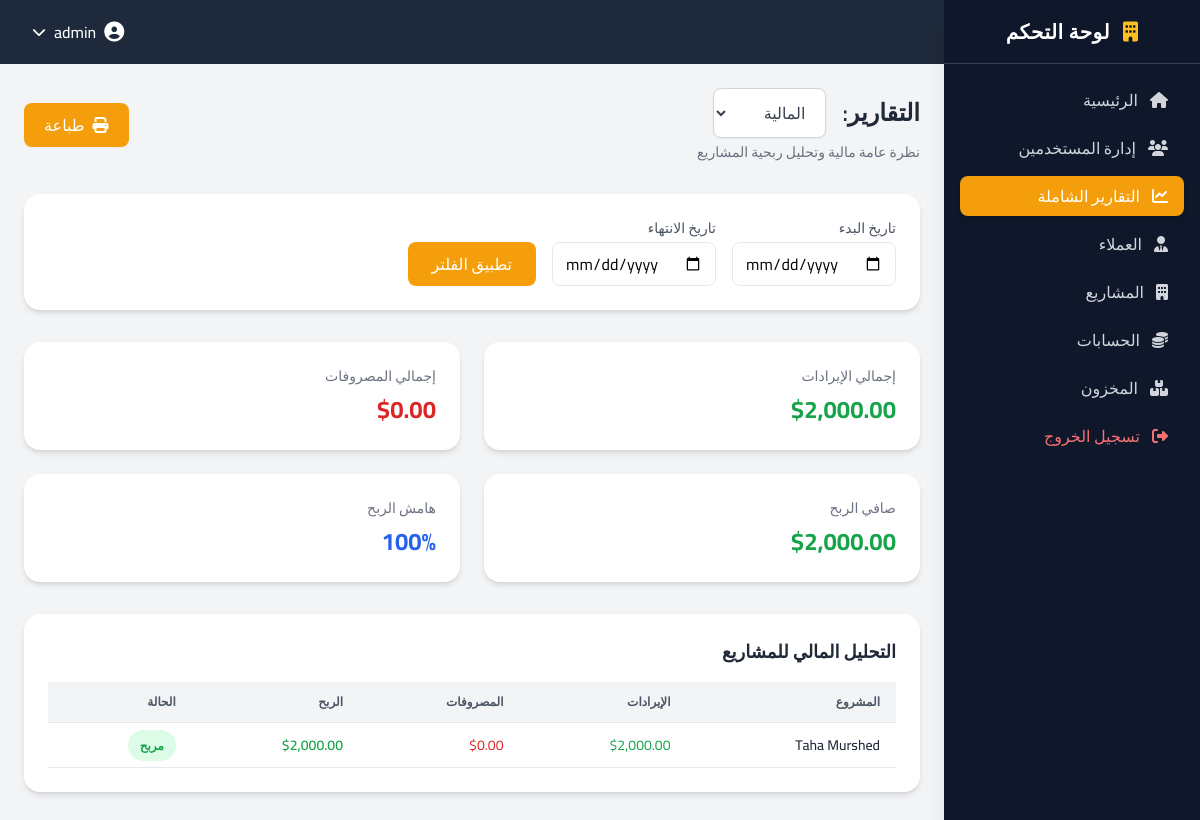
The page /modules/reports/financial_report.php (signed in) on the database its author committed.
### tables this page shows
CREATE TABLE `projects` (
  `id` int NOT NULL,
  `name` varchar(150) NOT NULL,
  `client_id` int NOT NULL,
  `budget` decimal(15,2) DEFAULT '0.00',
  `start_date` date DEFAULT NULL,
  `end_date` date DEFAULT NULL,
  `status` enum('Pending','In Progress','Completed') DEFAULT 'Pending',
  `created_at` timestamp NULL DEFAULT CURRENT_TIMESTAMP
);

### modules/reports/financial_report.php (the view, shortened to what this page needs)
<?php
require_once '../../config/database.php';
$start_date = $_GET['start_date'] ?? '';
$end_date   = $_GET['end_date'] ?? '';
$rev_filter = "";
$exp_filter = "";
$rev_stmt = $conn->prepare("
    SELECT IFNULL(SUM(amount),0) AS total
    FROM revenues
    $rev_filter
");
$rev_stmt->execute();
$total_revenue = $rev_stmt->get_result()->fetch_assoc()['total'];
$exp_stmt = $conn->prepare("
    SELECT IFNULL(SUM(amount),0) AS total
    FROM expenses
    $exp_filter
");
$exp_stmt->execute();
$total_expenses = $exp_stmt->get_result()->fetch_assoc()['total'];
$net_profit = $total_revenue - $total_expenses;
$profit_margin = $total_revenue > 0
    ? ($net_profit / $total_revenue) * 100
    : 0;
$projects = $conn->query("
    SELECT
        p.id,
        p.name,
        IFNULL(SUM(DISTINCT r.amount),0) AS total_revenue,
        IFNULL(SUM(DISTINCT e.amount),0) AS total_expenses
    FROM projects p
    LEFT JOIN revenues r ON p.id = r.project_id
    LEFT JOIN expenses e ON p.id = e.project_id
    GROUP BY p.id
    ORDER BY p.name ASC
");
include '../../includes/header.php';
include '../../includes/sidebar.php';
?>
<div class="lg:mr-64 p-6 min-h-screen bg-gray-100 print:bg-white print:m-0 print:p-0">
    <div class="mb-8 flex flex-col sm:flex-row sm:items-center justify-between gap-4 print:hidden">
        <div>
            <h1 class="text-2xl font-semibold text-gray-800 flex items-center gap-4">
                التقارير:
                <select onchange="window.location.href=this.value" class="text-base border border-gray-300 rounded-lg focus:ring-amber-500 focus:border-amber-500 font-medium text-gray-700 bg-white shadow-sm px-4 py-2 outline-none cursor-pointer">
                    <option value="/construction_system/modules/reports/financial_report.php" selected>المالية</option>
                </select>
            </h1>
            <p class="text-gray-500 text-sm mt-1">
                نظرة عامة مالية وتحليل ربحية المشاريع
            </p>
        </div>
        <button onclick="window.print()" class="print:hidden bg-amber-500 hover:bg-amber-600 text-white px-5 py-2.5 rounded-lg flex items-center gap-2 shadow-sm transition-all duration-200">
            <i class="fa fa-print"></i>
            <span>طباعة</span>
        </button>
    </div>
    <div class="bg-white rounded-2xl shadow-md p-6 mb-8 print:hidden">
        <form method="GET" class="flex flex-col md:flex-row gap-4 items-end">
            <div>
                <label class="block text-sm font-medium text-gray-600 mb-1">
                    تاريخ البدء
                </label>
                <input type="date"
                       name="start_date"
                       value="<?= htmlspecialchars($start_date) ?>"
                       class="border rounded-lg px-3 py-2 focus:ring-2 focus:ring-amber-500">
            </div>
            <div>
                <label class="block text-sm font-medium text-gray-600 mb-1">
                    تاريخ الانتهاء
                </label>
                <input type="date"
                       name="end_date"
                       value="<?= htmlspecialchars($end_date) ?>"
                       class="border rounded-lg px-3 py-2 focus:ring-2 focus:ring-amber-500">
            </div>
            <button type="submit"
                    class="bg-amber-500 hover:bg-amber-600 text-white px-6 py-2.5 rounded-lg">
                تطبيق الفلتر
            </button>
        </form>
    </div>
    <div class="grid grid-cols-1 sm:grid-cols-2 xl:grid-cols-4 gap-6 mb-8 print:grid-cols-4 print:gap-4">
        <div class="bg-white rounded-2xl shadow-md p-6">
            <p class="text-gray-500 text-sm">إجمالي الإيرادات</p>
            <h3 class="text-2xl font-bold text-green-600 mt-2">
                $<?= number_format($total_revenue,2) ?>
            </h3>
        </div>
        <div class="bg-white rounded-2xl shadow-md p-6">
            <p class="text-gray-500 text-sm">إجمالي المصروفات</p>
            <h3 class="text-2xl font-bold text-red-600 mt-2">
                $<?= number_format($total_expenses,2) ?>
            </h3>
        </div>
        <div class="bg-white rounded-2xl shadow-md p-6">
            <p class="text-gray-500 text-sm">صافي الربح</p>
            <h3 class="text-2xl font-bold <?= $net_profit >= 0 ? 'text-green-600' : 'text-red-600' ?> mt-2">
                $<?= number_format($net_profit,2) ?>
            </h3>
        </div>
        <div class="bg-white rounded-2xl shadow-md p-6">
            <p class="text-gray-500 text-sm">هامش الربح</p>
            <h3 class="text-2xl font-bold <?= $profit_margin >= 0 ? 'text-blue-600' : 'text-red-600' ?> mt-2">
                <?= round($profit_margin,2) ?>%
            </h3>
        </div>
    </div>
    <div class="bg-white rounded-2xl shadow-md p-6 print:shadow-none print:p-0 print:border print:border-gray-300">
        <h3 class="text-lg font-semibold text-gray-800 mb-4">
            التحليل المالي للمشاريع
        </h3>
        <div class="overflow-x-auto">
            <table class="w-full text-sm text-right">
                <thead class="print:bg-gray-200 print:text-gray-800">
                    <tr class="bg-gray-100 text-gray-600 uppercase text-xs">
                        <th class="px-4 py-3 border-b print:border-gray-400">المشروع</th>
                        <th class="px-4 py-3 border-b print:border-gray-400">الإيرادات</th>
                        <th class="px-4 py-3 border-b print:border-gray-400">المصروفات</th>
                        <th class="px-4 py-3 border-b print:border-gray-400">الربح</th>
                        <th class="px-4 py-3 border-b print:border-gray-400">الحالة</th>
                    </tr>
                </thead>
                <tbody class="divide-y">
                <?php while($row = $projects->fetch_assoc()):
                    $profit = $row['total_revenue'] - $row['total_expenses'];
                    $status = $profit >= 0 ? "مربح" : "خسارة";
                ?>
                    <tr class="hover:bg-gray-50">
                        <td class="px-4 py-3 font-medium text-gray-800 border-b print:border-gray-300">
                            <?= htmlspecialchars($row['name']) ?>
                        </td>
                        <td class="px-4 py-3 text-green-600 border-b print:border-gray-300">
                            $<?= number_format($row['total_revenue'],2) ?>
                        </td>
                        <td class="px-4 py-3 text-red-600 border-b print:border-gray-300">
                            $<?= number_format($row['total_expenses'],2) ?>
                        </td>
                        <td class="px-4 py-3 font-semibold <?= $profit >= 0 ? 'text-green-600' : 'text-red-600' ?> border-b print:border-gray-300">
                            $<?= number_format($profit,2) ?>
                        </td>
                        <td class="px-4 py-3 border-b print:border-gray-300">
                            <span class="px-3 py-1 rounded-full text-xs font-semibold print:border print:border-gray-400 print:text-gray-800 print:bg-transparent
                                <?= $profit >= 0 ? 'bg-green-100 text-green-600' : 'bg-red-100 text-red-600' ?>">
                                <?= $status ?>
                            </span>
                        </td>
                    </tr>
                <?php endwhile; ?>
                </tbody>
            </table>
        </div>
    </div>
</div>
<?php include '../../includes/footer.php'; ?>

### rows shown on the page
projects: name "Taha Murshed", total_revenue "2,000.00", total_expenses "0.00", profit "2,000.00", status "مربح"

### other values the page prints
$_SESSION['username'] "admin"
$label "إدارة المستخدمين التقارير الشاملة العملاء المشاريع الحسابات المخزون"
$total_revenue "2,000.00"
$total_expenses "0.00"
$net_profit "2,000.00"
$profit_margin "100"
